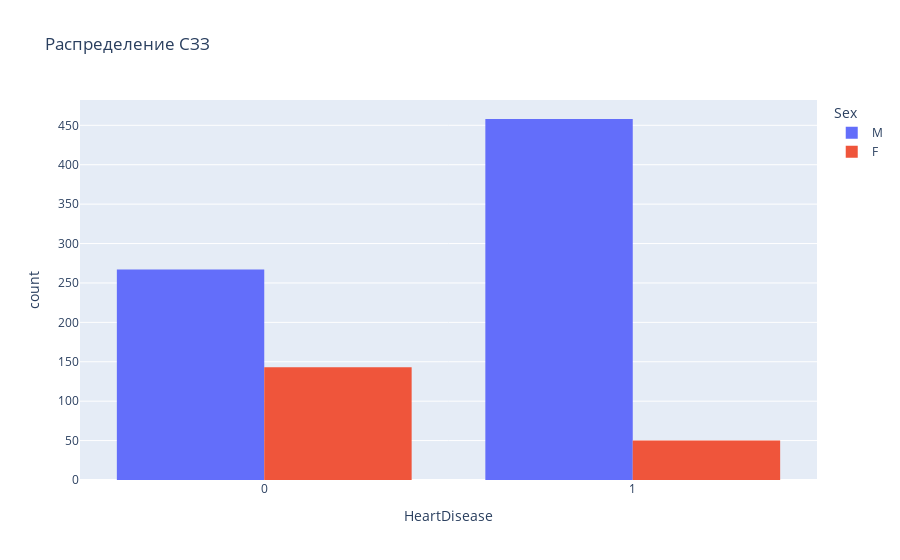

Notebook code for this chart:
### Markdown cell above
Здесь мы видим, что сердечные заболевания имеют высокую отрицательную корреляцию с "MaxHR" и несколько отрицательную корреляцию с "холестерином".
Положительная корреляция с "Oldpeak", "FastingBS" и "RestingBP".

### Code cell
# Показано распределение ССЗ заболеваний по отношению к мужчинам и женщинам
fig=px.histogram(df,
                 x="HeartDisease",
                 color="Sex",
                 hover_data=df.columns,
                 title="Распределение СЗЗ",
                 barmode="group")
fig.show()

### Figure 1 — Plotly figure (JSON) as saved in the notebook; plotly's stock layout.template omitted (floating-point values rounded to 4 significant figures; data arrays with more than 128 entries replaced by an {"elided": "..."} marker saying what was removed)
{"data": [{"alignmentgroup": "True", "bingroup": "x", "hovertemplate": "Sex=M<br>HeartDisease=%{x}<br>count=%{y}<extra></extra>", "legendgroup": "M", "marker": {"color": "#636efa", "pattern": {"shape": ""}}, "name": "M", "offsetgroup": "M", "orientation": "v", "showlegend": true, "type": "histogram", "x": {"elided": "725 int values"}, "xaxis": "x", "yaxis": "y"}, {"alignmentgroup": "True", "bingroup": "x", "hovertemplate": "Sex=F<br>HeartDisease=%{x}<br>count=%{y}<extra></extra>", "legendgroup": "F", "marker": {"color": "#EF553B", "pattern": {"shape": ""}}, "name": "F", "offsetgroup": "F", "orientation": "v", "showlegend": true, "type": "histogram", "x": {"elided": "193 int values"}, "xaxis": "x", "yaxis": "y"}], "layout": {"barmode": "group", "legend": {"title": {"text": "Sex"}, "tracegroupgap": 0}, "title": {"text": "Распределение СЗЗ"}, "xaxis": {"anchor": "y", "domain": [0, 1], "title": {"text": "HeartDisease"}}, "yaxis": {"anchor": "x", "domain": [0, 1], "title": {"text": "count"}}}}
